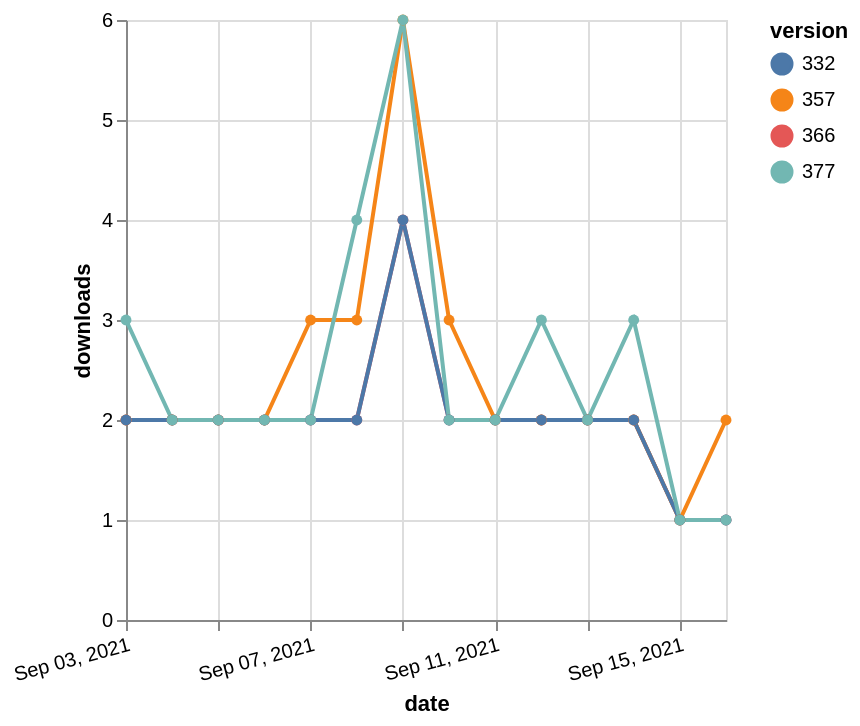

Specify this chart in Vega-Lite:
### Vega-Lite specification from a JSON file in a GitHub repository (floating-point values rounded to 4 significant figures)
{"$schema": "https://vega.github.io/schema/vega-lite/v5.json", "description": "A simple bar chart with embedded data.", "data": {"values": [{"date": "2021-09-03", "total": 2293, "delta": 2, "version": "366"}, {"date": "2021-09-04", "total": 2295, "delta": 2, "version": "366"}, {"date": "2021-09-05", "total": 2297, "delta": 2, "version": "366"}, {"date": "2021-09-06", "total": 2299, "delta": 2, "version": "366"}, {"date": "2021-09-07", "total": 2301, "delta": 2, "version": "366"}, {"date": "2021-09-08", "total": 2303, "delta": 2, "version": "366"}, {"date": "2021-09-09", "total": 2307, "delta": 4, "version": "366"}, {"date": "2021-09-10", "total": 2309, "delta": 2, "version": "366"}, {"date": "2021-09-11", "total": 2311, "delta": 2, "version": "366"}, {"date": "2021-09-12", "total": 2313, "delta": 2, "version": "366"}, {"date": "2021-09-13", "total": 2315, "delta": 2, "version": "366"}, {"date": "2021-09-14", "total": 2317, "delta": 2, "version": "366"}, {"date": "2021-09-15", "total": 2318, "delta": 1, "version": "366"}, {"date": "2021-09-16", "total": 2319, "delta": 1, "version": "366"}, {"date": "2021-09-03", "total": 2854, "delta": 2, "version": "357"}, {"date": "2021-09-04", "total": 2856, "delta": 2, "version": "357"}, {"date": "2021-09-05", "total": 2858, "delta": 2, "version": "357"}, {"date": "2021-09-06", "total": 2860, "delta": 2, "version": "357"}, {"date": "2021-09-07", "total": 2863, "delta": 3, "version": "357"}, {"date": "2021-09-08", "total": 2866, "delta": 3, "version": "357"}, {"date": "2021-09-09", "total": 2872, "delta": 6, "version": "357"}, {"date": "2021-09-10", "total": 2875, "delta": 3, "version": "357"}, {"date": "2021-09-11", "total": 2877, "delta": 2, "version": "357"}, {"date": "2021-09-12", "total": 2879, "delta": 2, "version": "357"}, {"date": "2021-09-13", "total": 2881, "delta": 2, "version": "357"}, {"date": "2021-09-14", "total": 2883, "delta": 2, "version": "357"}, {"date": "2021-09-15", "total": 2884, "delta": 1, "version": "357"}, {"date": "2021-09-16", "total": 2886, "delta": 2, "version": "357"}, {"date": "2021-09-03", "total": 2731, "delta": 2, "version": "332"}, {"date": "2021-09-04", "total": 2733, "delta": 2, "version": "332"}, {"date": "2021-09-05", "total": 2735, "delta": 2, "version": "332"}, {"date": "2021-09-06", "total": 2737, "delta": 2, "version": "332"}, {"date": "2021-09-07", "total": 2739, "delta": 2, "version": "332"}, {"date": "2021-09-08", "total": 2741, "delta": 2, "version": "332"}, {"date": "2021-09-09", "total": 2745, "delta": 4, "version": "332"}, {"date": "2021-09-10", "total": 2747, "delta": 2, "version": "332"}, {"date": "2021-09-11", "total": 2749, "delta": 2, "version": "332"}, {"date": "2021-09-12", "total": 2751, "delta": 2, "version": "332"}, {"date": "2021-09-13", "total": 2753, "delta": 2, "version": "332"}, {"date": "2021-09-14", "total": 2755, "delta": 2, "version": "332"}, {"date": "2021-09-15", "total": 2756, "delta": 1, "version": "332"}, {"date": "2021-09-16", "total": 2757, "delta": 1, "version": "332"}, {"date": "2021-09-03", "total": 2089, "delta": 3, "version": "377"}, {"date": "2021-09-04", "total": 2091, "delta": 2, "version": "377"}, {"date": "2021-09-05", "total": 2093, "delta": 2, "version": "377"}, {"date": "2021-09-06", "total": 2095, "delta": 2, "version": "377"}, {"date": "2021-09-07", "total": 2097, "delta": 2, "version": "377"}, {"date": "2021-09-08", "total": 2101, "delta": 4, "version": "377"}, {"date": "2021-09-09", "total": 2107, "delta": 6, "version": "377"}, {"date": "2021-09-10", "total": 2109, "delta": 2, "version": "377"}, {"date": "2021-09-11", "total": 2111, "delta": 2, "version": "377"}, {"date": "2021-09-12", "total": 2114, "delta": 3, "version": "377"}, {"date": "2021-09-13", "total": 2116, "delta": 2, "version": "377"}, {"date": "2021-09-14", "total": 2119, "delta": 3, "version": "377"}, {"date": "2021-09-15", "total": 2120, "delta": 1, "version": "377"}, {"date": "2021-09-16", "total": 2121, "delta": 1, "version": "377"}]}, "width": "container", "mark": {"type": "line", "point": {"filled": true}}, "encoding": {"x": {"field": "date", "type": "temporal", "timeUnit": "yearmonthdate", "title": "date", "axis": {"labelAngle": -15}}, "y": {"field": "delta", "type": "quantitative", "title": "downloads"}, "color": {"field": "version", "type": "nominal"}, "tooltip": {"field": "delta"}}}
